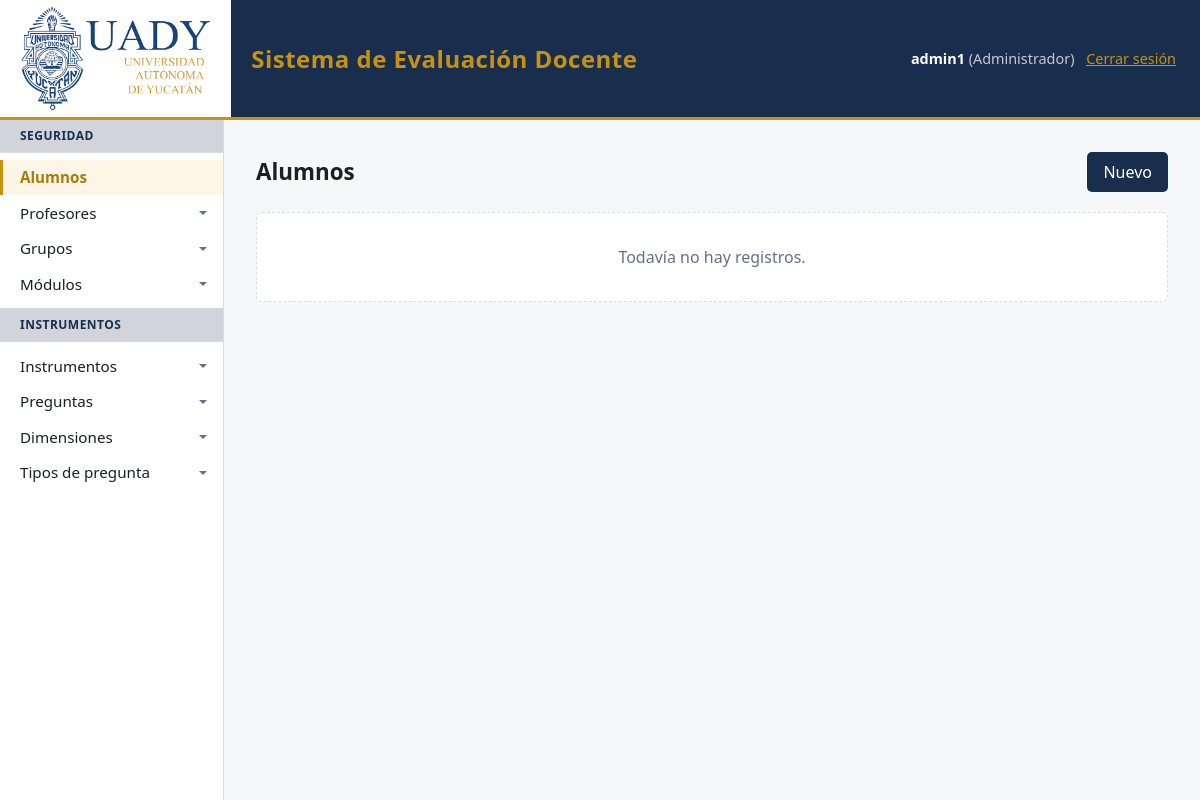
The page /index.php?m=alumno/admin (signed in) on the database its author committed.
### tables this page shows
CREATE TABLE IF NOT EXISTS modulos (
    id INT AUTO_INCREMENT PRIMARY KEY,
    nombre VARCHAR(80) NOT NULL,
    descripcion VARCHAR(255) NULL,
    url VARCHAR(120) NOT NULL UNIQUE,
    categoria VARCHAR(40) NOT NULL,
    orden INT NOT NULL DEFAULT 0,
    creado_en TIMESTAMP DEFAULT CURRENT_TIMESTAMP,
    creado_por VARCHAR(50) NULL DEFAULT NULL,
    editado_en TIMESTAMP NULL DEFAULT NULL ON UPDATE CURRENT_TIMESTAMP,
    editado_por VARCHAR(50) NULL DEFAULT NULL,
    FOREIGN KEY (categoria) REFERENCES categorias(nombre)
        ON UPDATE CASCADE ON DELETE RESTRICT
);

### src/components/_render.php (called while the page is built, shortened)
<?php
function componente(string $__nombre, array $__props = []): void
{
    extract($__props, EXTR_SKIP);
    require __DIR__ . '/' . $__nombre . '.php';
}

### src/helpers/modulos.php (called while the page is built, shortened)
<?php
require_once __DIR__ . '/../config/database.php';
function modulos(): array
{
    static $modulos = null;
    return $modulos ??= require __DIR__ . '/../modules.php';
}
function accesoActual(): array
{
    static $acceso = null;
    if ($acceso !== null) {
        return $acceso;
    }
    $usuarioId = (int) ($_SESSION['usuario']['id'] ?? 0);
    $pdo = getDbConnection();
    $stmt = $pdo->prepare(
        'SELECT MAX(g.es_admin) FROM usuario_grupo ug
         JOIN grupos g ON g.id = ug.grupo_id
         WHERE ug.usuario_id = ?'
    );
    $stmt->execute([$usuarioId]);
    $admin = (int) $stmt->fetchColumn() === 1;
    $stmt = $pdo->prepare(
        'SELECT DISTINCT m.url FROM usuario_grupo ug
         JOIN grupo_modulo gm ON gm.grupo_id = ug.grupo_id
         JOIN modulos m ON m.id = gm.modulo_id
         WHERE ug.usuario_id = ?'
    );
    $stmt->execute([$usuarioId]);
    return $acceso = [
        'admin' => $admin,
        'urls'  => $stmt->fetchAll(PDO::FETCH_COLUMN),
    ];
}
function puede(string $url): bool
{
    $acceso = accesoActual();
    return $acceso['admin'] || in_array($url, $acceso['urls'], true);
}
function accionesDeModulo(string $url): array
{
    $acciones = [];
    foreach (modulos()[$url]['acciones'] ?? [] as $accion) {
        $destino = $accion['modulo'] ?? $url;
        $acciones[] = [
            'etiqueta' => (string) $accion['etiqueta'],
            'href'     => urlModulo($destino, $accion['params'] ?? []),
        ];
    }
    return $acciones;
}
function menuActual(): array
{
    $registro = modulos();
    $menu     = [];
    $filas = getDbConnection()
        ->query('SELECT m.nombre, m.url, m.categoria FROM modulos m
                 JOIN categorias c ON c.nombre = m.categoria
                 ORDER BY c.orden, c.nombre, m.orden, m.nombre')
        ->fetchAll();
    foreach ($filas as $fila) {
        $url = (string) $fila['url'];
        if (!isset($registro[$url]) || !empty($registro[$url]['oculto']) || !puede($url)) {
            continue;
        }
        $menu[(string) $fila['categoria']][] = [
            'nombre'   => (string) $fila['nombre'],
            'url'      => $url,
            'acciones' => accionesDeModulo($url),
        ];
    }
    return $menu;
}
function urlModulo(string $url, array $params = []): string
{
    return '?' . str_replace('%2F', '/', http_build_query(['m' => $url] + $params));
}

### src/config/database.php (called while the page is built, shortened)
<?php
function getDbConnection(): PDO
{
    $host = getenv('DB_HOST') ?: 'localhost';
    $db   = getenv('DB_NAME') ?: 'evaluacion_docente';
    $user = getenv('DB_USER') ?: 'root';
    $pass = getenv('DB_PASS') ?: '';
    $port = getenv('DB_PORT') ?: '3306';
    $dsn = "mysql:host={$host};port={$port};dbname={$db};charset=utf8mb4";
    $options = [
        PDO::ATTR_ERRMODE            => PDO::ERRMODE_EXCEPTION,
        PDO::ATTR_DEFAULT_FETCH_MODE => PDO::FETCH_ASSOC,
        PDO::ATTR_EMULATE_PREPARES   => false,
    ];
    try {
        return new PDO($dsn, $user, $pass, $options);
    } catch (PDOException $e) {
        throw new RuntimeException('Error de conexión a la base de datos: ' . $e->getMessage());
    }
}

### src/helpers/auth_guard.php (called while the page is built, shortened)
<?php
require_once __DIR__ . '/modulos.php';
require_once __DIR__ . '/../components/_render.php';
function requerirModulo(string $url): void
{
    if (puede($url)) {
        return;
    }
    $grupos = gruposActuales();
    $grupos = $grupos === [] ? 'ningún grupo' : implode(', ', $grupos);
    $grupos = htmlspecialchars($grupos, ENT_QUOTES, 'UTF-8');
    $css = htmlspecialchars(assetVer('assets/css/style.css'), ENT_QUOTES, 'UTF-8');
    $logo = htmlspecialchars(assetVer('assets/img/logo-uady.png'), ENT_QUOTES, 'UTF-8');
    exit(<<<HTML
        <!DOCTYPE html>
        <html lang="es">
        <head>
            <meta charset="UTF-8">
            <meta name="viewport" content="width=device-width, initial-scale=1.0">
            <title>Sin permiso — evaluacion_docente</title>
            <link rel="stylesheet" href="{$css}">
        </head>
        <body>
        <header class="barra">
            <img class="barra-logo" src="{$logo}" alt="Universidad Autónoma de Yucatán">
            <span class="barra-titulo">Sistema de Evaluación Docente</span>
        </header>
        <main class="aviso">
            <h1>No tienes permiso para ver esta página</h1>
            <p>Tu sesión pertenece a: <strong>{$grupos}</strong>.</p>
            <p><a class="boton" href="?">Ir al inicio</a></p>
            <p><a href="logout.php">Cerrar sesión y entrar con otra cuenta</a></p>
        </main>
        </body>
        </html>
        HTML);
}

### src/crud.php (called while the page is built, shortened)
<?php
require_once __DIR__ . '/config/database.php';
function e(mixed $valor): string
{
    return htmlspecialchars((string) $valor, ENT_QUOTES, 'UTF-8');
}

### src/components/menu.php (the view, shortened to what this page needs)
<aside class="lateral" id="lateral">
    <?php foreach ($menu as $categoria => $modulosCategoria): ?>
        <h2><?= e($categoria) ?></h2>
        <nav>
            <?php foreach ($modulosCategoria as $modulo): ?>
                <?php
                $esActivo = $modulo['url'] === $activo;
                $clase    = $esActivo ? 'activo' : '';
                $enlace   = e(urlModulo($modulo['url']));
                ?>
                <?php if ($modulo['acciones'] === []): ?>
                    <a href="<?= $enlace ?>" class="<?= $clase ?>"><?= e($modulo['nombre']) ?></a>
                <?php else: ?>
                    <details class="lateral-modulo"<?= $esActivo ? ' open' : '' ?>>
                        <summary class="<?= $clase ?>">
                            <a href="<?= $enlace ?>" class="<?= $clase ?>"><?= e($modulo['nombre']) ?></a>
                        </summary>
                    </details>
                <?php endif; ?>
            <?php endforeach; ?>
        </nav>
    <?php endforeach; ?>
</aside>

### public/assets/css/style.css (style rules this page uses)
* { box-sizing: border-box; margin: 0; padding: 0; }
:root { --borde: #d8dce3; --texto: #1b1f26; --suave: #667085; --fondo: #f6f7f9; --azul: #192e4c; --azul-oscuro: #0f1d31; --dorado: #c89211; --dorado-oscuro: #a97a0e; --dorado-tenue: #fdf6e6; --azul-20: #d1d5db; --azul-10: #e8ebef; --acento: var(--azul); --peligro: #c0392b; --barra-alto: 120px; }
body { font-family: system-ui, sans-serif; color: var(--texto); background: var(--fondo); line-height: 1.5; }
.lateral { flex: 0 0 14rem; padding-bottom: 1rem; background: #fff; border-right: 1px solid var(--borde); }
.lateral h2 { padding: 0.45rem 1.25rem; background: var(--azul-20); border-bottom: 1px solid var(--borde); font-size: 0.75rem; text-transform: uppercase; letter-spacing: 0.04em; color: var(--azul); }
.lateral nav { display: flex; flex-direction: column; padding: 0.4rem 0; }
.lateral a { padding: 0.4rem 1.25rem; color: var(--texto); text-decoration: none; font-size: 0.95rem; }
.lateral a.activo { background: var(--dorado-tenue); box-shadow: inset 3px 0 0 var(--dorado); color: var(--dorado-oscuro); font-weight: 600; }
.lateral-modulo summary { display: flex; align-items: center; justify-content: space-between; cursor: pointer; list-style: none; }
.lateral-modulo summary a { flex: 1; }
.lateral-modulo summary::after { content: ''; flex: 0 0 auto; width: 0; height: 0; margin-right: 1rem; border: 4px solid transparent; border-top-color: var(--suave); transform: translateY(2px); }

### rows shown on the page
modulos: nombre "Alumnos"
modulos: nombre "Profesores"
modulos: nombre "Grupos"
modulos: nombre "Módulos"
modulos: nombre "Instrumentos"
modulos: nombre "Preguntas"
modulos: nombre "Dimensiones"
modulos: nombre "Tipos de pregunta"

### other values the page prints
$_SESSION['usuario']['usuario'] "admin1"
implode(', ', $grupos) "Administrador"
$categoria "SEGURIDAD"
$categoria "INSTRUMENTOS"
$cfg['etiqueta'] "Alumnos"
